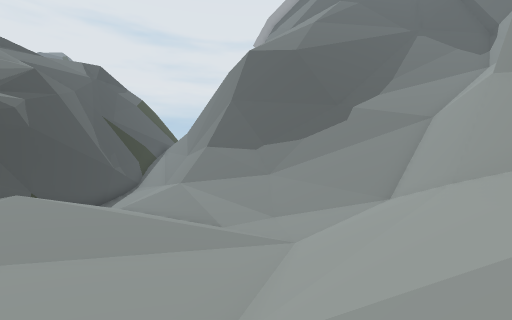
View 1 (above)

19 first-person views from a walk through a 3-D level made in the Unity game engine. The camera is 1.3 m above the floor, tilts 2° down and sees 90° across. Doors are open. The floor is counted in squares, 2 m on a side. Each view is taken from the middle of a square. On the plan, view 1 faces up. The plan holds only what a view shows up to about 9 squares ahead; the rest is blank. The place goes on beyond the plan. The player character is not drawn.

View 2
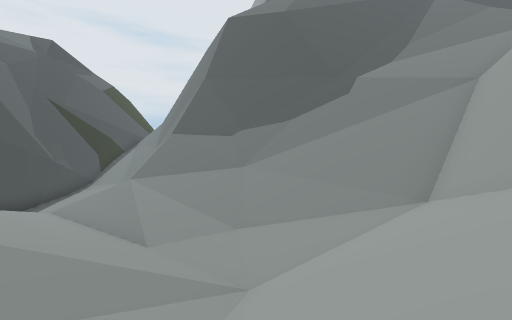

View 3
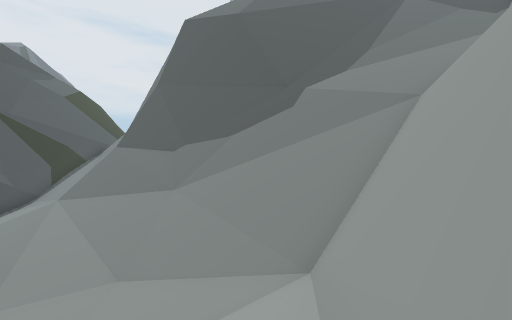

View 4
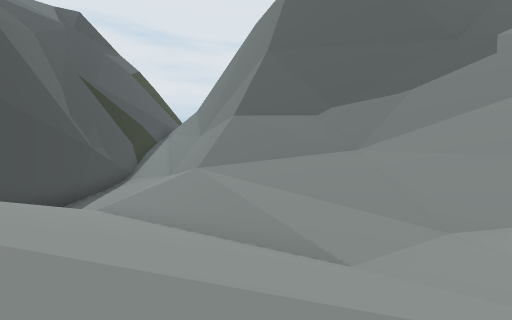

View 5
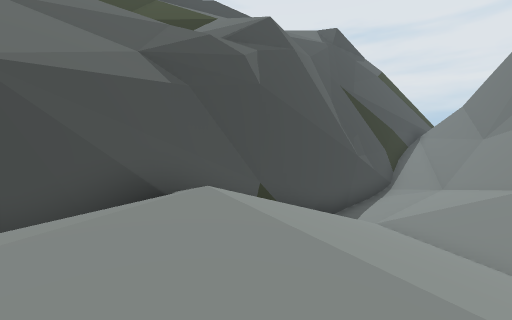

View 6
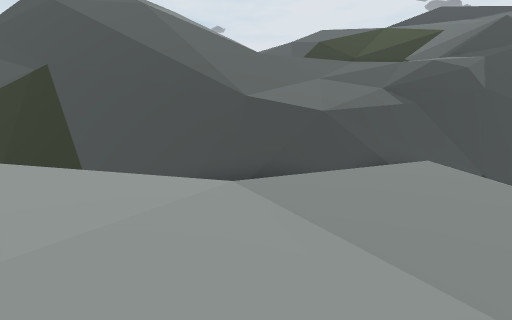

View 7
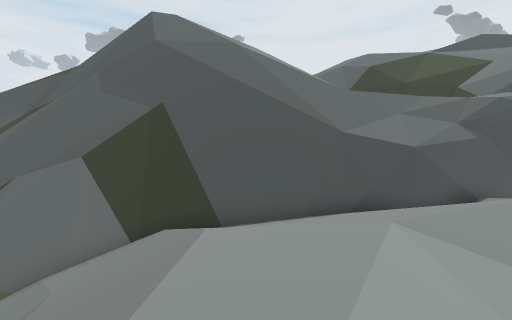

View 8
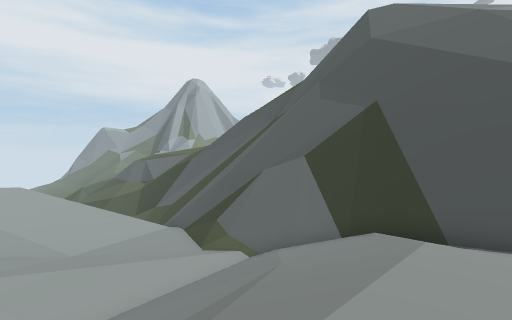

View 9
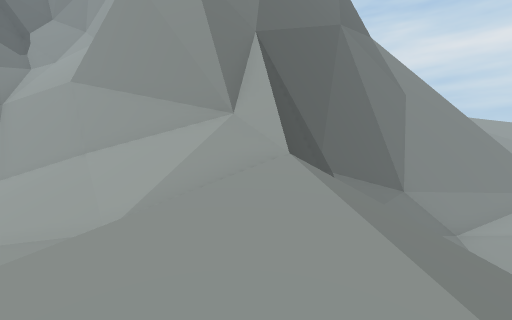

View 10
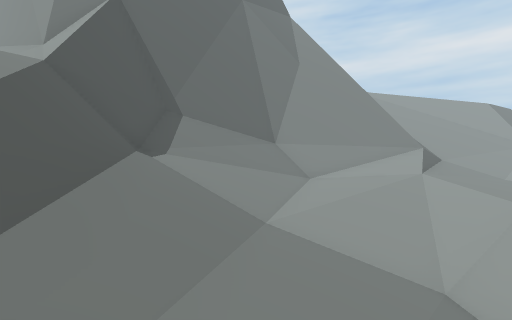

View 11
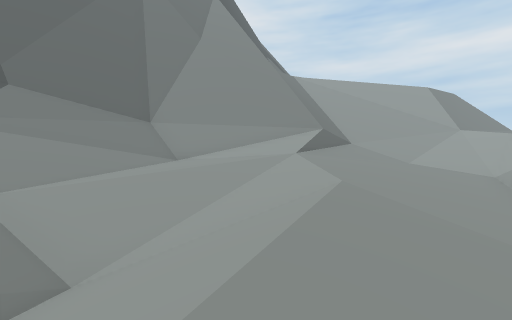

View 12
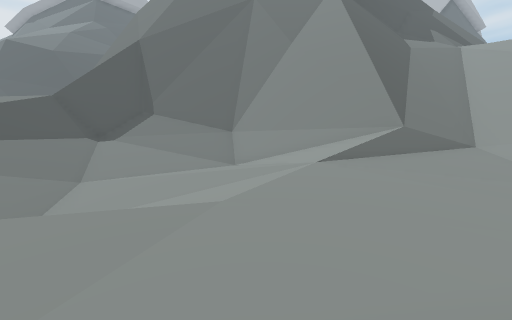

View 13
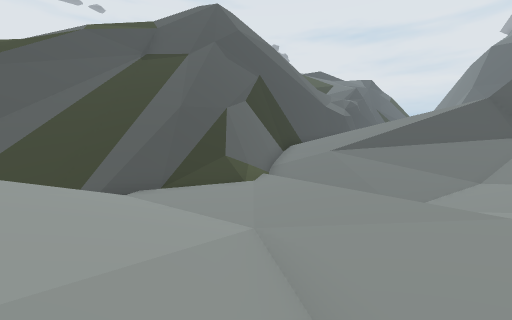

View 14
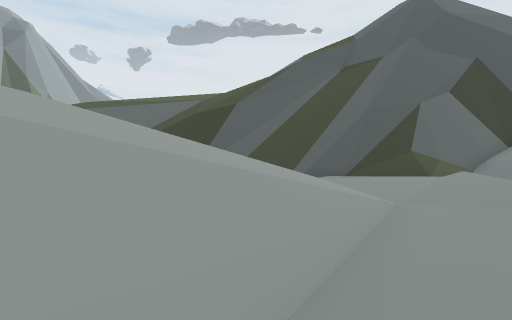

View 15
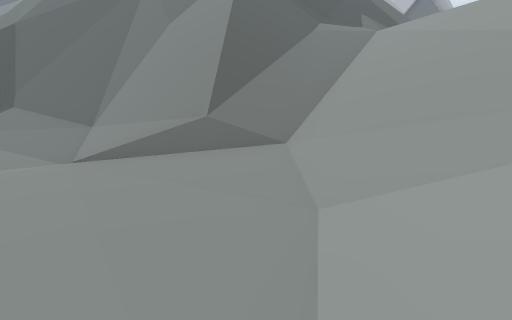

View 16
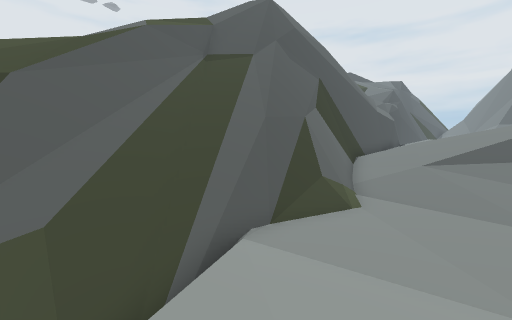

View 17
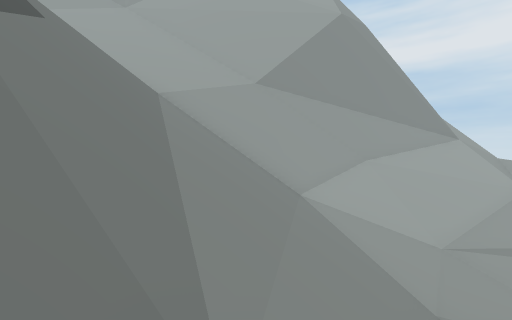

View 18
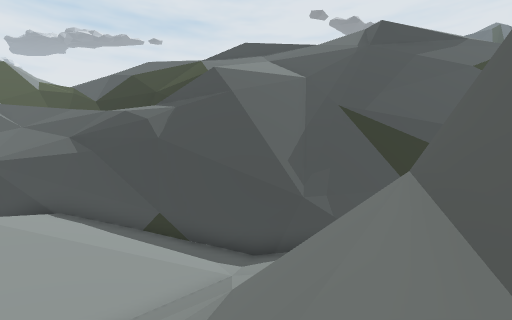

View 19
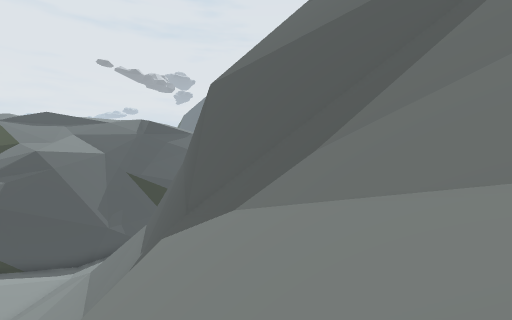

### Floor plan
Key: @ floor where view 1 was taken; # wall or solid block; . main floor; : floor 0.75 m higher than the main floor; - floor 0.75 m lower than the main floor; + floor 1.5 m higher than the main floor; _ floor 1.75 m lower than the main floor; * floor 2.25 m higher than the main floor; % floor 3.25 m higher than the main floor; & floor 4 m higher than the main floor; $ floor 4.75 m higher than the main floor; / step, stairs or slope; = window, fence, low wall or low ledge; ^ raised ledge; v drop or lower ground.
Columns run from 12 left of view 1 to 10 right of it. Each row starts with its distance up from view 1.
 15     #+/=^###         #
 14   v##://#//###   #####
 13   v#.:///////#####/////
 12   /#::///////#/////////
 11  //#//////////////////
 10 =//#//////*////////////
  9 v /#///////+/////////##
  8    ##//////++////==/##
  7    v#///////++//##v##
  6   /v#//%%%%*////####
  5   =v# %%%%***///###
  4    v#/%%%%***///#
  3   =v#/%%%%%%///##
  2    v#/%%%//%///#
  1   /v#/*%%&////##
  0   /v#//%%&&$@##
 -1   /v#///////####
 -2   vv#/////=##//##
 -3   vv##///==/////##
 -4   vv #///////////#
 -5   vv #///////..//#
 -6   vv ##/-/////...#
 -7    v  #/.///_//..#
 -8    ^  #=-..//././##   #
 -9   v^  #----.....//#####
-10   vv  #-----..../=#////
-11   /vv #----/-....//////
-12   /vv###/.../-...//////
-13   //v^##//..///..//////
-14   ///#/  //:://////////
-15           ///+  ///

Positions as (right, up) in squares from view 1, and headings:
1: (0, 0), facing up
2: (1, 3), facing up
3: (3, 4), facing up
4: (-2, 5), facing up
5: (-4, 5), facing up-left
6: (-1, 3), facing left
7: (0, 0), facing left
8: (0, 0), facing down-left
9: (-3, 0), facing right
10: (-4, -4), facing right
11: (-3, -8), facing right
12: (-1, -12), facing up-right
13: (1, -13), facing up-left
14: (3, -13), facing left
15: (3, -14), facing up-right
16: (-2, -14), facing up-left
17: (0, 12), facing down-right
18: (0, 13), facing left
19: (9, 10), facing up-left
